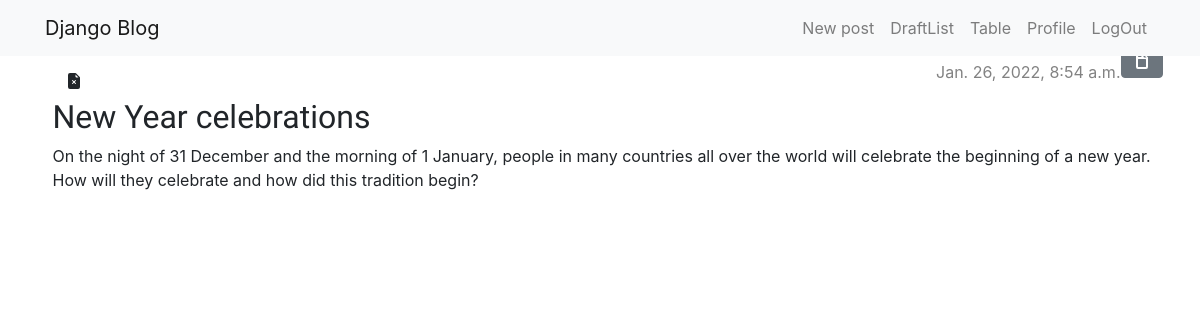
The app's page /post/29/ (signed in) with its own data.
### blog/models.py (models this page shows, shortened)
class Post(models.Model):
    author = models.ForeignKey(settings.AUTH_USER_MODEL, on_delete=models.CASCADE)
    title = models.CharField(max_length=200)
    text = models.TextField()
    created_date = models.DateTimeField(default=timezone.now)
    published_date = models.DateTimeField(blank=True, null=True)

### blog/views.py (the view)
# urls.py: path('post/<int:pk>/', views.post_detail, name='post_detail'),
@login_required
def post_detail(request, pk):
    post = get_object_or_404(Post, pk=pk)
    return render(request, 'blog/post_detail.html', {'post': post})

### blog/templates/blog/post_detail.html (shortened to what this page needs)
{% extends 'blog/base.html' %}
{% block content %}
        <aside class="actions">
            {% if user.is_authenticated %}
            <a class="btn btn-secondary" href="{% url 'post_edit' pk=post.pk %}">
            </a>
            {% endif %}
        </aside>
        <article class="post">
            {% if post.published_date %}
                <div class="date">
                    {{ post.published_date }}
                </div>
            {% else %}
                <a class="btn btn-default" href="{% url 'post_publish' pk=post.pk %}" > Publish</a>
            {% endif %}
                <a class="btn btn-default" href="{% url 'post_remove' pk=post.pk %}">{% include './icons/file-earmark-x-fill.svg' %}</a>
                <h2>{{ post.title }}</h2>
                <p>{{ post.text|linebreaksbr }}</p>
        </article>
{% endblock %}

### blog/static/css/blog.css (style rules this page uses)
body { padding-left: 15px; }
h1, h2, h3, h4 { font-family: 'Lobster', cursive; }
.date { color: #828282; }
.post { margin-top: 20px; }
.post > .date, .post > .actions { float: right; }
.btn-secondary, .btn-secondary:visited { color: #072a40; background: none; border-color: #072a40; float:right; }

### records on screen
Post: published_date "Jan. 26, 2022, 8:54 a.m.", title "New Year celebrations", text "On the night of 31 December and the morning of 1 January, people in many countries all over the world will celebrate the beginning of a new year. How will they celebrate and how did this tradition begin?"
